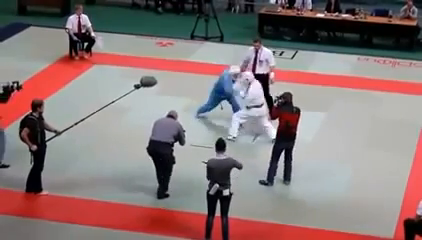
#> input picture frame 77 of open_cv/basics/videos/karate.mp4, 422 x 240 px
$ python resized_video.py
#> lines starting #> are read from the running program, lines starting #| are printed output that depends on the picture
#> further down, frame is the input picture: shape (240, 422, 3); mean B, G, R 119, 119.4, 137.8
import cv2 as cv

def resize(frame, scale=0.9):
#> called with scale = 0.9
    width = int(frame.shape[0] * scale)
#> width = 216
    height = int(frame.shape[1] * scale)
#> height = 379
    dimensions = (width, height)
#> dimensions = (216, 379)

    return cv.resize(frame, dimensions, interpolation=cv.INTER_AREA)
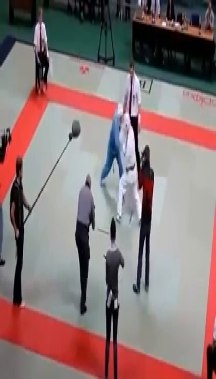
#> returned value: shape (379, 216, 3); mean of channels 0, 1, 2 118.9, 119.2, 137.7; drawn as B, G, R


capture = cv.VideoCapture("videos/karate.mp4")

while True:
    isTrue, frame = capture.read()
    frame_resized = resize(frame)

    cv.imshow('video', frame_resized)
    if cv.waitKey(10) & 0xff == ord('d'):
#> (key Esc is pressed here)
        break

capture.release()
cv.destroyAllWindows()

$ run again, starting later in the video
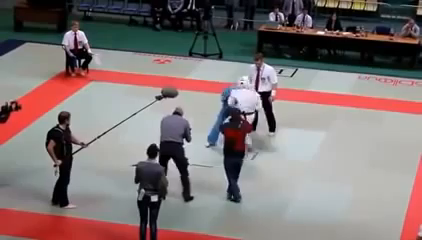
#> input picture frame 346 of open_cv/basics/videos/karate.mp4, 422 x 240 px
#> frame is the input picture: shape (240, 422, 3); mean B, G, R 116.5, 116.7, 129.2
#> in resize, `return cv.resize(frame, dimensions, interpolation=cv.INTER_AREA)`:
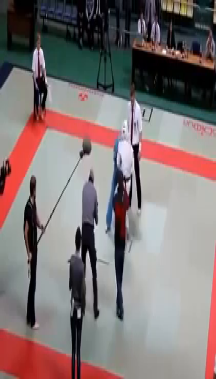
#> returned value: shape (379, 216, 3); mean of channels 0, 1, 2 116.5, 116.8, 129.2; drawn as B, G, R

$ run again, starting later in the video
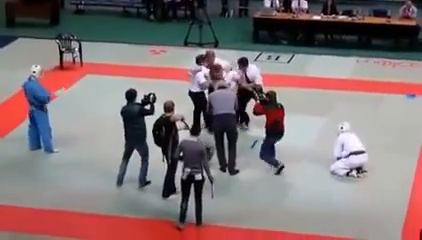
#> input picture frame 616 of open_cv/basics/videos/karate.mp4, 422 x 240 px
#> frame is the input picture: shape (240, 422, 3); mean B, G, R 118, 116.5, 132.4
#> in resize, `return cv.resize(frame, dimensions, interpolation=cv.INTER_AREA)`:
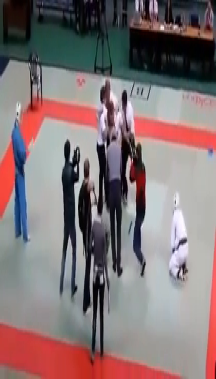
#> returned value: shape (379, 216, 3); mean of channels 0, 1, 2 117.9, 116.4, 132.2; drawn as B, G, R
